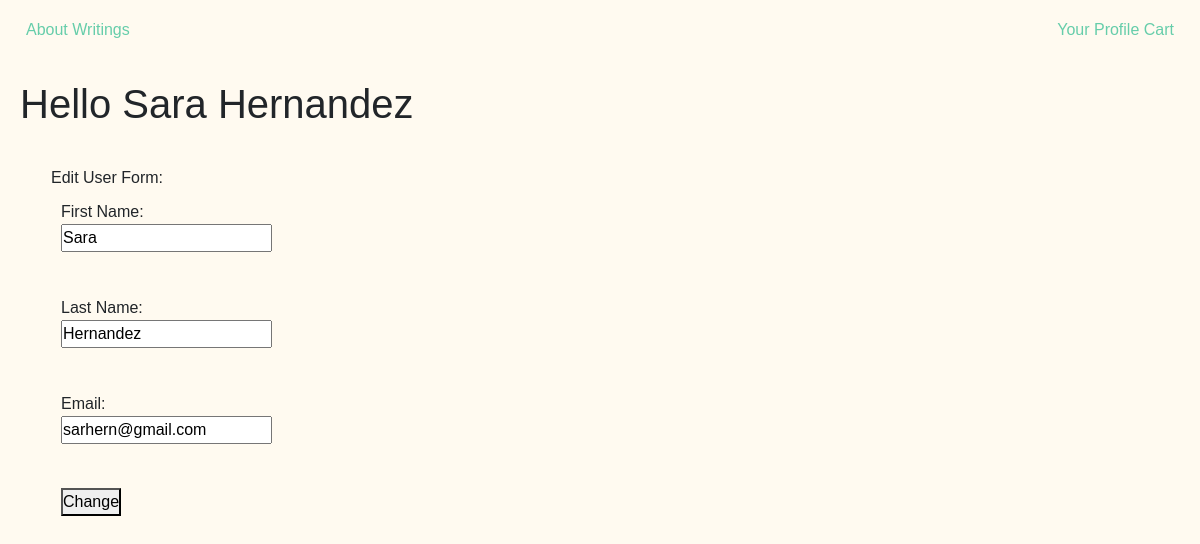
Page /user_profile/1 on the committed database.
### Poems/models.py (models this page shows)
class User(models.Model):
    first_name = models.CharField(max_length=50)
    last_name = models.CharField(max_length=50)
    email = models.CharField(max_length=50)
    password = models.CharField(max_length=50)
    objects = UserManager()

### Poems/views.py (the view)
# urls.py: path('user_profile/<int:id>', views.profile),
def profile(request, id):
    context = {
        'user': User.objects.get(id=id)
    }
    return render(request, 'profile.html', context)

### Poems/templates/profile.html (shortened to what this page needs)
<!DOCTYPE html>
<html lang="en">
    <head>
        <link rel="stylesheet" href="https://stackpath.bootstrapcdn.com/bootstrap/4.5.2/css/bootstrap.min.css"
>
        {% load static %}
        <link rel="stylesheet" href="{% static 'style.css' %}">
        <div class="navbar">
            <div>
                <a href="/about">About</a>
                <a href="/writings">Writings</a>
            </div>
            <div>
                <a href="/success">Your Profile</a>
                <a href="/cart">Cart</a>
            </div>
        </div>
    </head>
    <body>
        <div class="wrapper">
            <h1>Hello {{user.first_name}} {{user.last_name}}</h1>
            <div class="col-6">
                Edit User Form:
                <form action="/edit/{{user.id}}" method='POST'>
                    <div class="form-group">
                        <label for="fname">First Name: <input type="text" name="fname" value="{{user.first_name}}"></label>
                    </div>
                    <div class="form-group">
                        <label for="lname">Last Name: <input type="text" name="lname" value="{{user.last_name}}"></label>
                    </div>
                    <div class="form-group">
                        <label for="email">Email: <input type="text" name="email" value="{{user.email}}"></label>
                    </div>
                    <div class="form_group">
                        <button type="submit">Change</button>
                    </div>
                </form>
            </div>
        </div>
    </body>
</html>

### Poems/static/style.css (style rules this page uses)
* { padding: 0; margin: 0; font-family: sans-serif; }
.wrapper { padding: 20px; }
div { padding: 10px; }
body { background-color: floralwhite; }
a { color: mediumaquamarine; }
label { width: 30%; }
.form-group { width: 100%; }
.form-group > * { display: inline-block; }
.col-6 { margin: 20px; width: 40%; display: inline-block; vertical-align: top; margin-left: 1em; }

### rows in the picture
User: first_name "Sara", last_name "Hernandez", fname "Sara", lname "Hernandez", email "sarhern@gmail.com"
